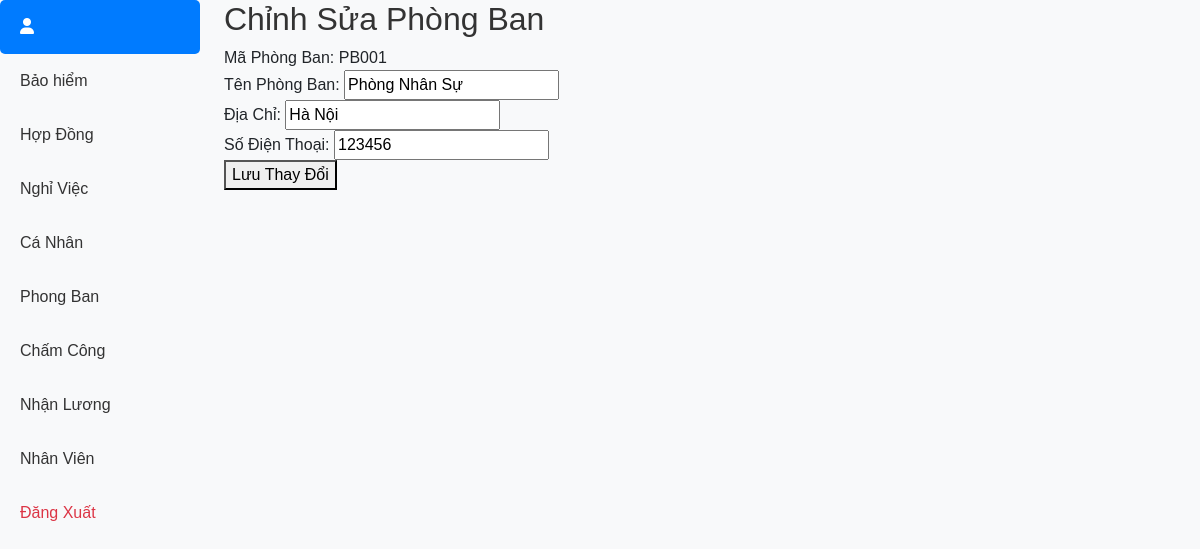
The page /deduction/edit/PB001/ on the database its author committed.
### hr/models.py (models this page shows, shortened)
class PhongBan(models.Model):
    ma_phong_ban = models.CharField(max_length=30, primary_key=True)
    ten_phong_ban = models.CharField(max_length=50)
    dia_chi = models.CharField(max_length=50)
    sdt_phong_ban = models.CharField(max_length=11)

### hr/views.py (the view)
# urls.py: path('deduction/edit/<str:ma_phong_ban>/', edit_phong_ban, name='edit_phong_ban'),
def edit_phong_ban(request, ma_phong_ban):
    phong_ban = get_object_or_404(PhongBan, ma_phong_ban=ma_phong_ban)
    if request.method == 'POST':
        phong_ban.ten_phong_ban = request.POST.get('ten_phong_ban')
        phong_ban.dia_chi = request.POST.get('dia_chi')
        phong_ban.sdt_phong_ban = request.POST.get('sdt_phong_ban')
        phong_ban.save()
        return redirect('deduction')
    return render(request, 'edit_phong_ban.html', {'phong_ban': phong_ban})

### hr/templates/edit_phong_ban.html (shortened to what this page needs)
{% extends "home.html" %}
{% block content %}
<h2>Chỉnh Sửa Phòng Ban</h2>
<form method="POST">
    <label>Mã Phòng Ban: {{ phong_ban.ma_phong_ban }}</label><br>
    <label for="ten_phong_ban">Tên Phòng Ban:</label>
    <input type="text" name="ten_phong_ban" value="{{ phong_ban.ten_phong_ban }}" required><br>
    <label for="dia_chi">Địa Chỉ:</label>
    <input type="text" name="dia_chi" value="{{ phong_ban.dia_chi }}" required><br>
    <label for="sdt_phong_ban">Số Điện Thoại:</label>
    <input type="text" name="sdt_phong_ban" value="{{ phong_ban.sdt_phong_ban }}" required><br>
    <button type="submit">Lưu Thay Đổi</button>
</form>
{% endblock %}

### hr/static/css/styles.css (style rules this page uses)
body { font-family: 'Arial', sans-serif; margin: 0; padding: 0; }

### hr/static/main.css (style rules this page uses)
body { background-image: url('/static/hr/background.jpg'); background-size: cover; background-position: center; height: 100vh; margin: 0; padding: 0; }
h2, h1 { color: #333; }
body { background-color: #f8f9fa; font-family: Arial, sans-serif; }

### rows shown on the page
PhongBan: ma_phong_ban "PB001", ten_phong_ban "Phòng Nhân Sự", dia_chi "Hà Nội", sdt_phong_ban "123456"
